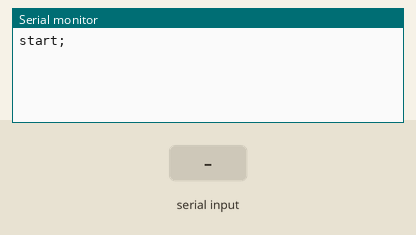
The sketch below on a simulated Arduino Uno, built with avr-gcc and run on an emulated ATmega328P. Parts: the last lines printed to the serial monitor. The inputs (shaded band) are chosen by the test bench.

Above: at 1.2 s.
1.3 s: "1" received over Serial
At 3.5 s:
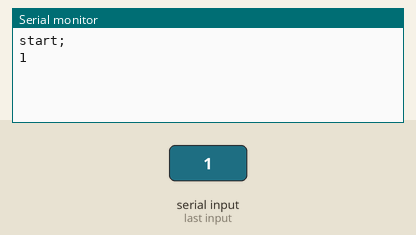
3.8 s: "0" received over Serial
At 5.2 s:
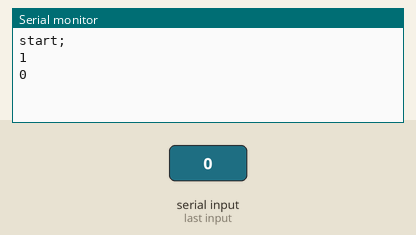
5.3 s: "2" received over Serial
At 6.7 s:
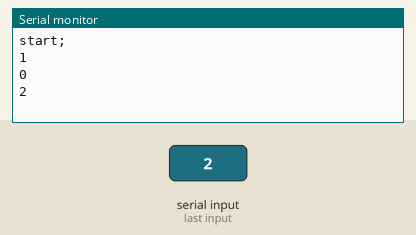

The sketch:

echotest.ino
```cpp
#include <string.h>
void setup() {
  // put your setup code here, to run once:
  Serial.begin(115200);
  // Turn off the LEDs
  Serial.println("start;");
}
String s;

void loop() {
  // put your main code here, to run repeatedly:
  if (Serial.available() > 0)
    {
      s = Serial.readString();
      Serial.println(s);
    }
}
```

Measured:
- after the input at 1.3 s, the serial monitor: prints a new line after 1.0 s (image 1)
- after the input at 3.8 s, the serial monitor: prints a new line after 1.0 s (image 2)
- after the input at 5.3 s, the serial monitor: prints a new line after 1.0 s (image 3)
